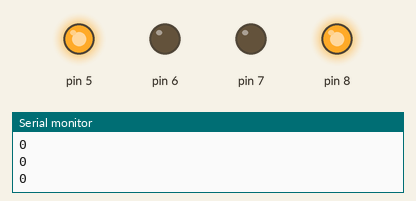
The sketch below on a simulated Arduino Uno, built with avr-gcc and run on an emulated ATmega328P. Parts: output pins drawn as LEDs (lit = HIGH), the last lines printed to the serial monitor.

Above: at 0.5 s.
At 2.5 s:
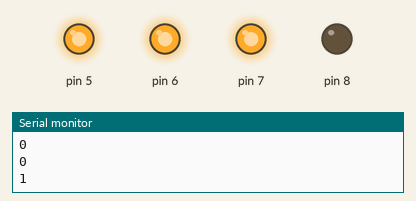
At 3.5 s:
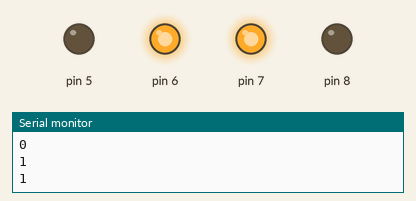
At 5.5 s:
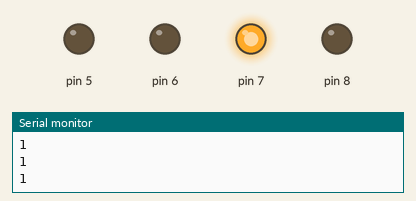
At 8.5 s:
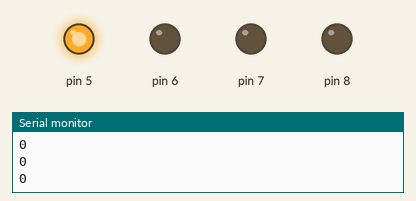
At 11.5 s:
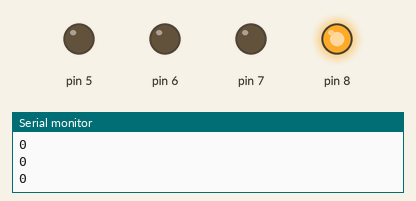
Timing chart, 0 to 13.0 s (numbered marks = the images above):
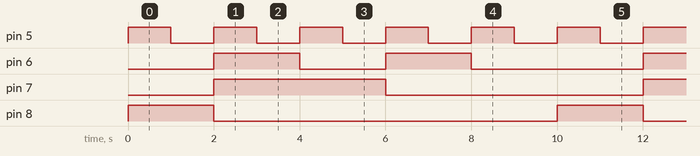

The sketch:

assign8_d_DOWN4.ino
```cpp
#include "Arduino.h"
#include "dlogic.c"
int A,B,C,Z,E,F,G,H;
void setup()
{
  pinMode(5,OUTPUT);
  pinMode(6,OUTPUT);
  pinMode(7,OUTPUT);
  pinMode(8,OUTPUT);
  Serial.begin(9600);
}

void loop()

{
  A=1;
  B=1;
  C=1;
  Z=1;
  for (int i=0;i<=15;i++)
 {
   if(i%8==0&&i!=0)
  A=!A;
  if(i%4==0&&i!=0)
  B=!B;
  if(i%2==0&&i!=0)
  C=!C;
 if(i>5)
{

    H=dlogic(A);
    G=dlogic(B);
    F=dlogic(C);
    E=dlogic(Z);

    digitalWrite(5,E);
    digitalWrite(6,F);
    digitalWrite(7,G);
    digitalWrite(8,H);
}
    Z=!Z;
    Serial.println(G);
    if(i>5)
    {
    delay(1000);
    }
  }
}
```

dlogic.c
```cpp
int dlogic (int D)
{
  int S,R,Q=0,NQ=1,CK=1;
  int s,r;
  S=D;
  R=!D;
  s=!(CK&&S);
  r=!(CK&&R);
  Q=!(s&&NQ);
  NQ=!(r&&Q);
  return Q;
}
```

jklogic.c
```cpp
int jklogic(int J,int K)
{
  int CK=1,Q=0,NQ=1,s,r;
  s=!(CK&&J&&NQ);
  r=!(CK&&K&&Q);
  Q=!(s&&NQ);
  NQ=!(r&&Q);
  return Q;
}
```

Measured:
- by itself, pin 5: alternates HIGH for 1.0 s and LOW for 1.0 s
- by itself, pin 6: repeats every 10.0 s: LOW 2.0 s, HIGH 2.0 s, LOW 4.0 s, HIGH 2.0 s
- by itself, pin 7: alternates HIGH for 4.0 s and LOW for 6.0 s
- by itself, pin 8: alternates HIGH for 2.0 s and LOW for 8.0 s
